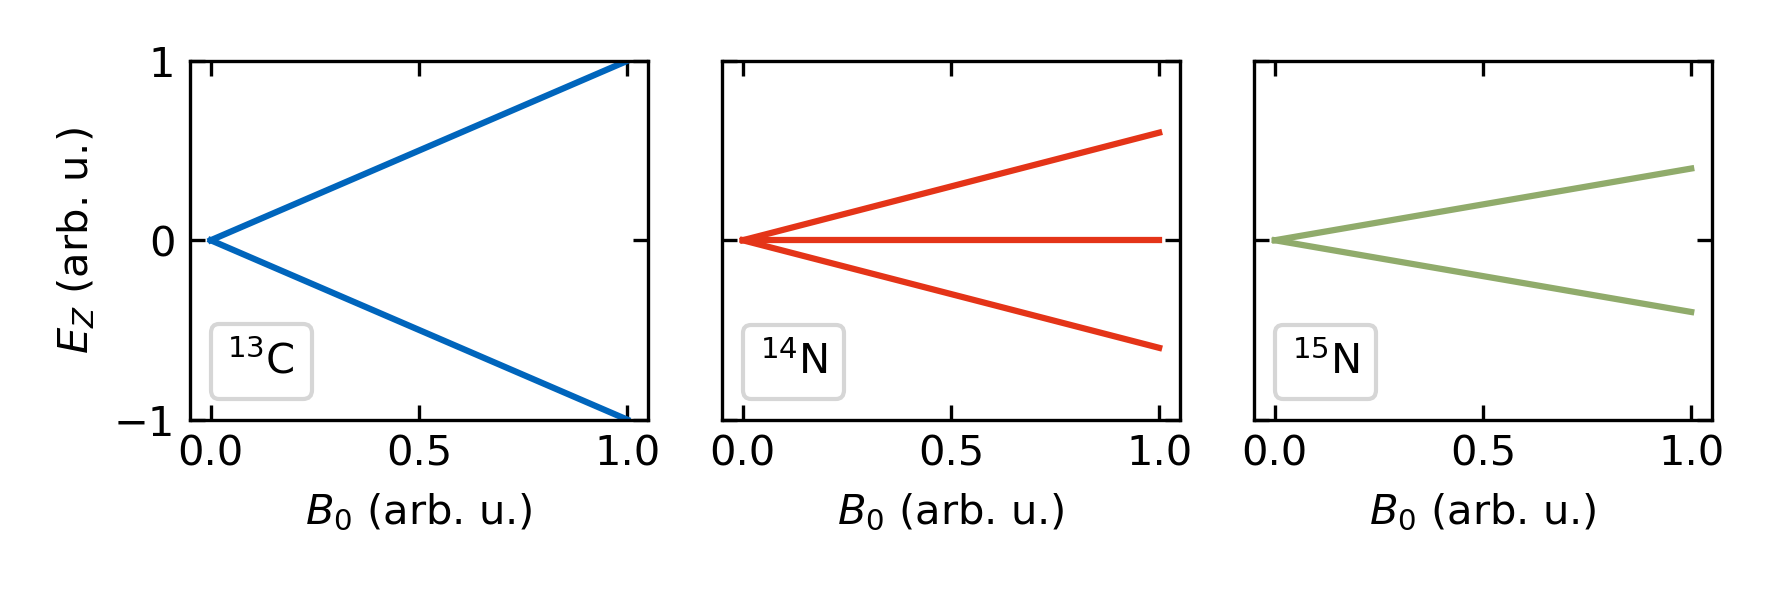

The Python source for this figure:
import matplotlib.pyplot as plt
import numpy as np

from util.inches import cm_to_inch
from util.tum_jet import tum_color


def main():
    xs = np.linspace(0, 1, 20)

    plt.close('all')
    fig, (ax1, ax2, ax3) = plt.subplots(1, 3, figsize=(cm_to_inch(15), cm_to_inch(5)), sharey=True)

    gamma = 1
    upwards = xs * gamma
    downwards = xs * -gamma
    color = tum_color(0)
    axis = ax1
    plot_the_shit(axis, color, downwards, upwards, xs, legend=u'$^{13}$C')
    axis.set_ylabel(u'$E_Z$ (arb. u.)')

    gamma = 0.6
    upwards = xs * gamma
    downwards = xs * -gamma
    color = tum_color(5)
    axis = ax2
    plot_the_shit(axis, color, downwards, upwards, xs, legend=u'$^{14}$N')
    axis.plot([0, 1], [0, 0], color=color)

    gamma = -0.4
    upwards = xs * gamma
    downwards = xs * -gamma
    color = tum_color(2)
    axis = ax3
    plot_the_shit(axis, color, downwards, upwards, xs, legend=u'$^{15}$N')

    plt.tight_layout()
    plt.savefig('zeeman_splitting.png', dpi=300)


def plot_the_shit(axis, color, downwards, upwards, xs, legend='test'):
    axis.plot(xs, upwards, color=color, label=legend)
    axis.plot(xs, downwards, color=color)
    axis.set_ylim([-1, 1])
    axis.set_xlabel(u'$B_0$ (arb. u.)')
    axis.legend(loc='lower left', handlelength=0, handletextpad=0, fancybox=True)
    axis.set_yticks([-1, 0, 1])


if __name__ == '__main__':
    main()
